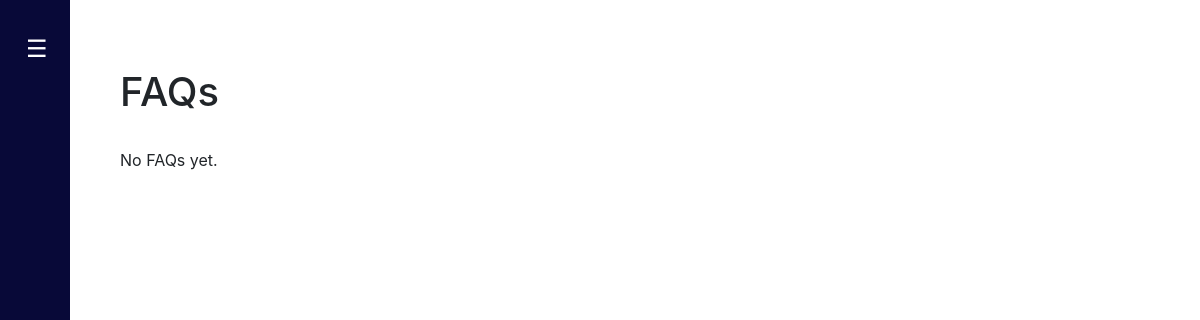
Page /faqs (signed in) on the earlier database version.
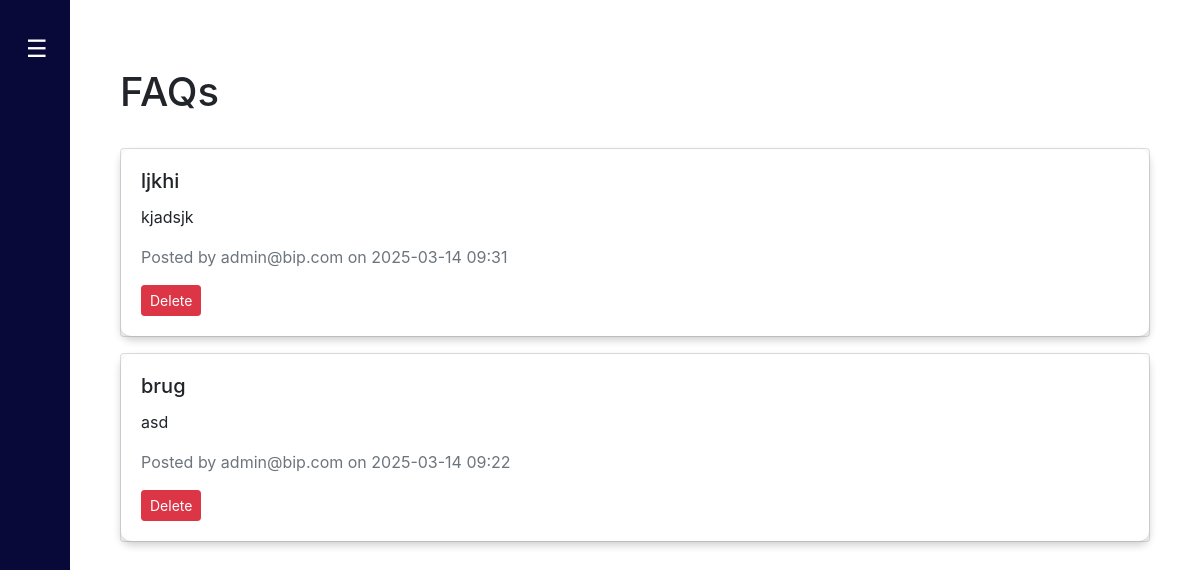
Same page on the later database version.
### Website/models.py (models this page shows, shortened)
class FAQ(db.Model):
    id = db.Column(db.Integer, primary_key=True)
    title = db.Column(db.String(255), nullable=False)  # Title of the FAQ
    content = db.Column(db.Text, nullable=False)  # Content of the FAQ
    created_at = db.Column(db.DateTime, default=db.func.current_timestamp())  # Timestamp
    user_id = db.Column(db.Integer, db.ForeignKey('user.id'), nullable=False)  # User who created the FAQ
    user = db.relationship('User', backref=db.backref('faqs', lazy=True))  # Relationship to User

class User(db.Model, UserMixin):
    id = db.Column(db.Integer, primary_key=True)
    email = db.Column(db.String(150), unique=True, nullable=False)
    firstName = db.Column(db.String(150), nullable=False)  # For first name
    lastName = db.Column(db.String(150), nullable=False)
    password = db.Column(db.String(150), nullable=False)  # For storing password hash
    is_admin = db.Column(db.Boolean, default=False)  # Optional: for admin flag
    address = db.Column(db.String(255), nullable=True)
    birth_date = db.Column(db.Date, nullable=True)
    birth_place = db.Column(db.String(255), nullable=True)
    position = db.Column(db.String(50), nullable=True)  # For officials
    is_verified = db.Column(db.Boolean, default=False)  # Admin approval required
    voter_status = db.Column(db.String(50), default="Pending") #Voter Eligibility Status

### Website/views.py (the view)
@views.route('/faqs')
@login_required
def faqs():
    faqs = FAQ.query.order_by(FAQ.created_at.desc()).all()
    return render_template('faqs.html', faqs=faqs, user=current_user)

### Website/templates/faqs.html (shortened to what this page needs)
{% extends "base.html" %}
{% block content %}
<div class="container">
    <br/>
    <br/>
    <h1>FAQs</h1>
    <br/>
    {% if faqs %}
        {% for faq in faqs %}
            <div class="card mb-3">
                <div class="card-body" style="box-shadow: 0 4px 8px rgba(0, 0, 0, 0.2); border-radius: 10px;">
                    <h5 class="card-title">{{ faq.title }}</h5>
                    <p class="card-text">{{ faq.content }}</p>
                    <p class="text-muted">Posted by {{ faq.user.email }} on {{ faq.created_at.strftime('%Y-%m-%d %H:%M') }}</p>
                    {% if current_user.id == faq.user_id or current_user.is_admin %}
                        <form action="{{ url_for('views.delete_faq', faq_id=faq.id) }}" method="POST" style="display:inline;">
                            <button type="submit" class="btn btn-danger btn-sm">Delete</button>
                        </form>
                    {% endif %}
                </div>
            </div>
        {% endfor %}
    {% else %}
        <p>No FAQs yet.</p>
    {% endif %}
</div>
{% endblock %}

Differences in the rows shown:
added FAQ: title "ljkhi", content "kjadsjk", user.email "admin@bip.com", created_at "2025-03-14 09:31"
added FAQ: title "brug", content "asd", user.email "admin@bip.com", created_at "2025-03-14 09:22"
Other differences:
text no longer shown: "No FAQs yet."
